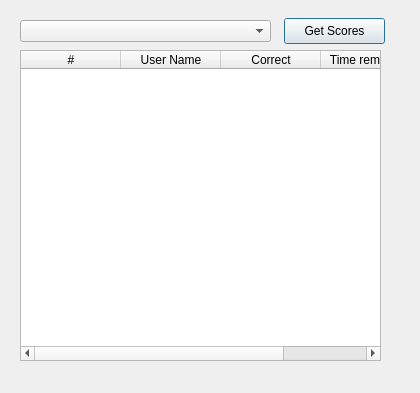
<ui version="4.0" >
 <class>scoresForm</class>
 <widget class="QDialog" name="scoresForm" >
  <property name="geometry" >
   <rect>
    <x>0</x>
    <y>0</y>
    <width>420</width>
    <height>393</height>
   </rect>
  </property>
  <property name="minimumSize" >
   <size>
    <width>420</width>
    <height>393</height>
   </size>
  </property>
  <property name="maximumSize" >
   <size>
    <width>420</width>
    <height>393</height>
   </size>
  </property>
  <property name="windowTitle" >
   <string>High Scores</string>
  </property>
  <widget class="QTableWidget" name="scoresTableWidget" >
   <property name="geometry" >
    <rect>
     <x>20</x>
     <y>50</y>
     <width>361</width>
     <height>311</height>
    </rect>
   </property>
   <property name="editTriggers" >
    <set>QAbstractItemView::NoEditTriggers</set>
   </property>
   <property name="selectionMode" >
    <enum>QAbstractItemView::NoSelection</enum>
   </property>
   <property name="showGrid" >
    <bool>false</bool>
   </property>
   <property name="gridStyle" >
    <enum>Qt::NoPen</enum>
   </property>
   <column>
    <property name="text" >
     <string>#</string>
    </property>
   </column>
   <column>
    <property name="text" >
     <string>User Name</string>
    </property>
   </column>
   <column>
    <property name="text" >
     <string>Correct</string>
    </property>
   </column>
   <column>
    <property name="text" >
     <string>Time remaining</string>
    </property>
   </column>
  </widget>
  <widget class="QComboBox" name="comboBoxChallenges" >
   <property name="geometry" >
    <rect>
     <x>20</x>
     <y>20</y>
     <width>251</width>
     <height>22</height>
    </rect>
   </property>
  </widget>
  <widget class="QPushButton" name="pushButtonGetScores" >
   <property name="geometry" >
    <rect>
     <x>284</x>
     <y>18</y>
     <width>101</width>
     <height>26</height>
    </rect>
   </property>
   <property name="text" >
    <string>Get Scores</string>
   </property>
  </widget>
 </widget>
 <resources>
  <include location="../client.qrc" />
 </resources>
 <connections/>
</ui>
